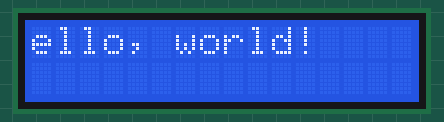
Recording of a sketch running on a simulated ESP8266 (NodeMCU). Shown: 16×2 character LCD. What the sketch prints to the serial monitor is not drawn.

Above: at 1.13 s.
At 2.18 s:
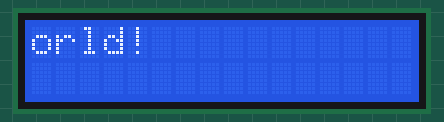
At 3.24 s:
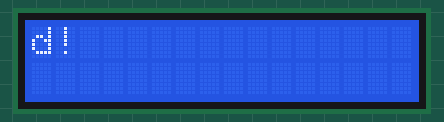
At 5.34 s:
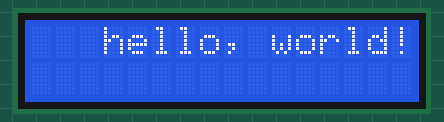
At 7.44 s:
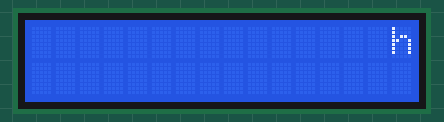
At 9.7 s:
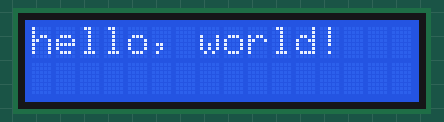

Measured:
- by itself, everything shown: repeats every 9.7 s, in 58 steps
- what the display in image 5 shows lasts 1.2 s, from 9.6 s to 10.8 s

The sketch:

NodeMCU_lcd_display.ino
```cpp
#include <LiquidCrystal.h>
const int rs = D0, en = D1, d4 = D2, d5 = D3, d6 = D4, d7 = D5;
LiquidCrystal lcd(rs, en, d4, d5, d6, d7);
void setup() {
  Serial.begin(9600);
  Serial.println("Hello World!");
  lcd.begin(16, 2);
   lcd.print("hello, world!");
  delay(1000);
}
void loop() {

  Serial.println("Hello World!");
  for (int positionCounter = 0; positionCounter < 13; positionCounter++) {
    lcd.scrollDisplayLeft();
    delay(150);
  }
  for (int positionCounter = 0; positionCounter < 29; positionCounter++) {
    lcd.scrollDisplayRight();
    // wait a bit:
    delay(150);
  }
  for (int positionCounter = 0; positionCounter < 16; positionCounter++) {
    lcd.scrollDisplayLeft();
    delay(150);
  }
  delay(1000);
}
```
